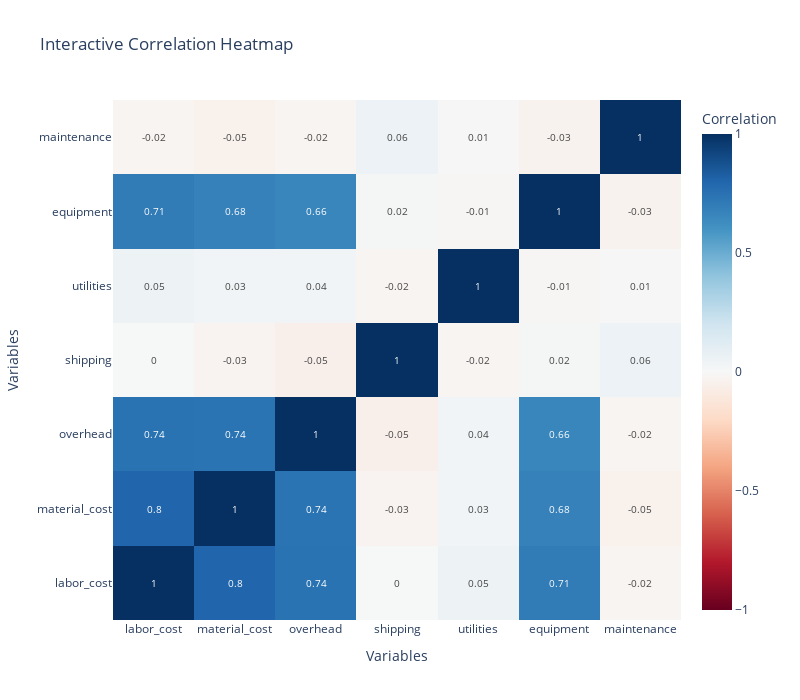

The code cell stored with this chart in its notebook:
### Markdown cell above
Interactive Heatmap with Plotly

### Code cell
import plotly.graph_objects as go
import plotly.express as px

# Interactive correlation heatmap
fig = go.Figure(data=go.Heatmap(
    z=correlation_matrix.values,
    x=correlation_matrix.columns,
    y=correlation_matrix.columns,
    colorscale='RdBu',
    zmid=0,
    text=correlation_matrix.values.round(2),
    texttemplate='%{text}',
    textfont={"size": 10},
    colorbar=dict(title='Correlation')
))

fig.update_layout(
    title='Interactive Correlation Heatmap',
    xaxis_title='Variables',
    yaxis_title='Variables',
    height=700,
    width=800
)

fig.show()

### Figure 1 — Plotly figure (JSON) as saved in the notebook; plotly's stock layout.template omitted (floating-point values rounded to 4 significant figures)
{"data": [{"colorbar": {"title": {"text": "Correlation"}}, "colorscale": [[0.0, "rgb(103,0,31)"], [0.1, "rgb(178,24,43)"], [0.2, "rgb(214,96,77)"], [0.3, "rgb(244,165,130)"], [0.4, "rgb(253,219,199)"], [0.5, "rgb(247,247,247)"], [0.6, "rgb(209,229,240)"], [0.7, "rgb(146,197,222)"], [0.8, "rgb(67,147,195)"], [0.9, "rgb(33,102,172)"], [1.0, "rgb(5,48,97)"]], "text": [[1.0, 0.8, 0.74, 0.0, 0.05, 0.71, -0.02], [0.8, 1.0, 0.74, -0.03, 0.03, 0.68, -0.05], [0.74, 0.74, 1.0, -0.05, 0.04, 0.66, -0.02], [0.0, -0.03, -0.05, 1.0, -0.02, 0.02, 0.06], [0.05, 0.03, 0.04, -0.02, 1.0, -0.01, 0.01], [0.71, 0.68, 0.66, 0.02, -0.01, 1.0, -0.03], [-0.02, -0.05, -0.02, 0.06, 0.01, -0.03, 1.0]], "textfont": {"size": 10}, "texttemplate": "%{text}", "x": ["labor_cost", "material_cost", "overhead", "shipping", "utilities", "equipment", "maintenance"], "y": ["labor_cost", "material_cost", "overhead", "shipping", "utilities", "equipment", "maintenance"], "z": [[1.0, 0.8006, 0.7443, 0.004275, 0.0527, 0.7056, -0.02098], [0.8006, 1.0, 0.7397, -0.0279, 0.03428, 0.6788, -0.04536], [0.7443, 0.7397, 1.0, -0.05407, 0.03733, 0.6575, -0.02083], [0.004275, -0.0279, -0.05407, 1.0, -0.0225, 0.01656, 0.05922], [0.0527, 0.03428, 0.03733, -0.0225, 1.0, -0.01149, 0.006277], [0.7056, 0.6788, 0.6575, 0.01656, -0.01149, 1.0, -0.03221], [-0.02098, -0.04536, -0.02083, 0.05922, 0.006277, -0.03221, 1.0]], "zmid": 0, "type": "heatmap"}], "layout": {"title": {"text": "Interactive Correlation Heatmap"}, "xaxis": {"title": {"text": "Variables"}}, "yaxis": {"title": {"text": "Variables"}}, "height": 700, "width": 800}}
